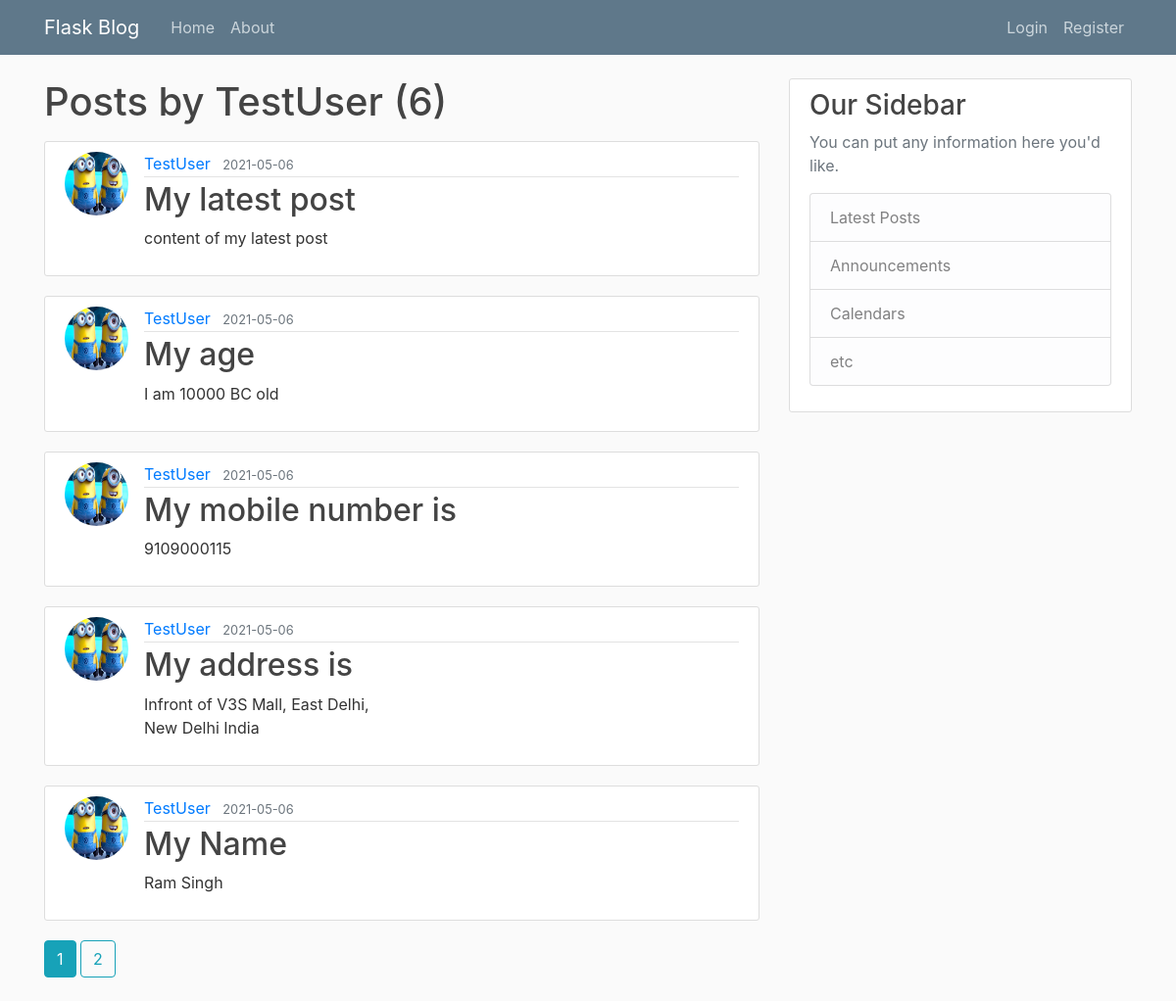
Page /user/TestUser on the committed database.
### flaskblog/main.py (models this page shows, shortened)
class User(db.Model):
    id = db.Column(db.Integer, primary_key=True)
    username = db.Column(db.String(20), unique=True, nullable=False)
    email = db.Column(db.String(120), unique=True, nullable=False)
    image_file = db.Column(db.String(20), nullable=False, default='default.jpg')
    password = db.Column(db.String(60), nullable=False)
    posts = db.relationship('Post', backref='author', lazy=True)

### flaskblog/models.py (models this page shows, shortened)
class Post(db.Model):
    id = db.Column(db.Integer, primary_key=True)
    title = db.Column(db.String(100), nullable=False)
    date_posted = db.Column(db.DateTime, nullable=False, default=datetime.utcnow)
    content = db.Column(db.Text, nullable=False)
    user_id = db.Column(db.Integer, db.ForeignKey('user.id'), nullable=False)

### flaskblog/routes.py (the view)
@app.route("/user/<string:username>")
def user_posts(username):
    page = request.args.get('page', 1, type=int)
    user = User.query.filter_by(username=username).first_or_404()
    posts = Post.query.filter_by(author=user) \
        .order_by(Post.date_posted.desc()) \
        .paginate(page=page, per_page=5)
    return render_template('user_posts.html', posts=posts, user=user)

### flaskblog/templates/user_posts.html
{% extends "layout.html" %}
{% block content %}
<h1 class="mb-3">Posts by {{ user.username }} ({{ posts.total }})</h1>
{% for post in posts.items %}
<article class="media content-section">
    <img class="rounded-circle article-img"
         src="{{ url_for('static', filename='profile_pics/' + post.author.image_file) }}">
    <div class="media-body">
        <div class="article-metadata">
            <a class="mr-2" href="{{ url_for('user_posts', username=post.author.username) }}">{{ post.author.username }}</a>
            <small class="text-muted">{{ post.date_posted.strftime('%Y-%m-%d') }}</small>
        </div>
        <h2><a class="article-title" href="{{ url_for('post', post_id=post.id) }}">{{ post.title }}</a></h2>
        <p class="article-content">{{ post.content }}</p>
    </div>
</article>
{% endfor %}
{% for page_num in posts.iter_pages(left_edge=1, right_edge=1, left_current=1, right_current=2) %}
{% if page_num %}
{% if posts.page == page_num %}
<a class="btn btn-info mb-4" href="{{ url_for('user_posts', username=user.username, page=page_num) }}">{{ page_num }}</a>
{% else %}
<a class="btn btn-outline-info mb-4" href="{{ url_for('user_posts', username=user.username, page=page_num) }}">{{ page_num }}</a>
{% endif %}
{% endif %}
{% endfor %}
{% endblock content %}

### flaskblog/static/main.css (style rules this page uses)
body { background: #fafafa; color: #333333; margin-top: 5rem; }
h1, h2, h3, h4, h5, h6 { color: #444444; }
.content-section { background: #ffffff; padding: 10px 20px; border: 1px solid #dddddd; border-radius: 3px; margin-bottom: 20px; }
.article-title { color: #444444; }
.article-content { white-space: pre-line; }
.article-img { height: 65px; width: 65px; margin-right: 16px; }
.article-metadata { padding-bottom: 1px; margin-bottom: 4px; border-bottom: 1px solid #e3e3e3 }

### rows in the picture
User: username "TestUser"
Post: image_file (placeholder picture), author.username "TestUser", date_posted "2021-05-06", title "My latest post", content "content of my latest post"
Post: image_file (placeholder picture), author.username "TestUser", date_posted "2021-05-06", title "My age", content "I am 10000 BC old"
Post: image_file (placeholder picture), author.username "TestUser", date_posted "2021-05-06", title "My mobile number is", content "9109000115"
Post: image_file (placeholder picture), author.username "TestUser", date_posted "2021-05-06", title "My address is", content "Infront of V3S Mall, East Delhi, New Delhi India"
Post: image_file (placeholder picture), author.username "TestUser", date_posted "2021-05-06", title "My Name", content "Ram Singh"

### other values in the picture
{{ posts.total }} "6"
{{ page_num }} "1"
{{ page_num }} "2"
